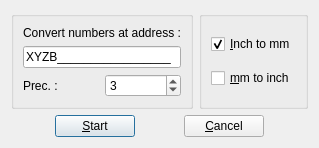
<?xml version="1.0" encoding="UTF-8"?>
<ui version="4.0">
 <class>I2MProgDialog</class>
 <widget class="QDialog" name="I2MProgDialog">
  <property name="geometry">
   <rect>
    <x>0</x>
    <y>0</y>
    <width>288</width>
    <height>148</height>
   </rect>
  </property>
  <property name="windowTitle">
   <string>Dialog</string>
  </property>
  <layout class="QVBoxLayout" name="verticalLayout">
   <item>
    <layout class="QHBoxLayout" name="horizontalLayout_2">
     <item>
      <widget class="QGroupBox" name="groupBox_2">
       <property name="title">
        <string/>
       </property>
       <layout class="QVBoxLayout" name="verticalLayout_4">
        <item>
         <widget class="QLabel" name="label">
          <property name="text">
           <string>Convert numbers at address :</string>
          </property>
         </widget>
        </item>
        <item>
         <widget class="QLineEdit" name="mInput">
          <property name="inputMask">
           <string>Aaaaaaaaaaaaaaaaaaaaa;_</string>
          </property>
          <property name="text">
           <string>XYZB</string>
          </property>
         </widget>
        </item>
        <item>
         <layout class="QHBoxLayout" name="horizontalLayout_6">
          <item>
           <widget class="QLabel" name="label_2">
            <property name="text">
             <string>Prec. :</string>
            </property>
           </widget>
          </item>
          <item>
           <widget class="QSpinBox" name="precInput">
            <property name="minimum">
             <number>1</number>
            </property>
            <property name="maximum">
             <number>9</number>
            </property>
            <property name="value">
             <number>3</number>
            </property>
           </widget>
          </item>
         </layout>
        </item>
       </layout>
      </widget>
     </item>
     <item>
      <widget class="QGroupBox" name="groupBox">
       <property name="title">
        <string/>
       </property>
       <layout class="QGridLayout" name="gridLayout_2">
        <item row="0" column="1">
         <widget class="QCheckBox" name="inchCheckBox">
          <property name="text">
           <string>&amp;Inch to mm</string>
          </property>
          <property name="checked">
           <bool>true</bool>
          </property>
          <property name="autoExclusive">
           <bool>true</bool>
          </property>
         </widget>
        </item>
        <item row="1" column="1">
         <widget class="QCheckBox" name="mmCheckBox">
          <property name="text">
           <string>&amp;mm to inch</string>
          </property>
          <property name="autoExclusive">
           <bool>true</bool>
          </property>
         </widget>
        </item>
       </layout>
      </widget>
     </item>
    </layout>
   </item>
   <item>
    <spacer name="verticalSpacer">
     <property name="orientation">
      <enum>Qt::Vertical</enum>
     </property>
     <property name="sizeHint" stdset="0">
      <size>
       <width>20</width>
       <height>40</height>
      </size>
     </property>
    </spacer>
   </item>
   <item>
    <layout class="QHBoxLayout" name="horizontalLayout">
     <item>
      <spacer name="horizontalSpacer_2">
       <property name="orientation">
        <enum>Qt::Horizontal</enum>
       </property>
       <property name="sizeHint" stdset="0">
        <size>
         <width>40</width>
         <height>20</height>
        </size>
       </property>
      </spacer>
     </item>
     <item>
      <widget class="QPushButton" name="okButton">
       <property name="text">
        <string>&amp;Start</string>
       </property>
       <property name="icon">
        <iconset resource="application.qrc">
         <normaloff>:/images/start.png</normaloff>:/images/start.png</iconset>
       </property>
      </widget>
     </item>
     <item>
      <spacer name="horizontalSpacer">
       <property name="orientation">
        <enum>Qt::Horizontal</enum>
       </property>
       <property name="sizeHint" stdset="0">
        <size>
         <width>40</width>
         <height>20</height>
        </size>
       </property>
      </spacer>
     </item>
     <item>
      <widget class="QPushButton" name="closeButton">
       <property name="text">
        <string>&amp;Cancel</string>
       </property>
       <property name="icon">
        <iconset resource="application.qrc">
         <normaloff>:/images/cancel.png</normaloff>:/images/cancel.png</iconset>
       </property>
      </widget>
     </item>
     <item>
      <spacer name="horizontalSpacer_3">
       <property name="orientation">
        <enum>Qt::Horizontal</enum>
       </property>
       <property name="sizeHint" stdset="0">
        <size>
         <width>40</width>
         <height>20</height>
        </size>
       </property>
      </spacer>
     </item>
    </layout>
   </item>
  </layout>
 </widget>
 <resources>
  <include location="application.qrc"/>
 </resources>
 <connections/>
</ui>
